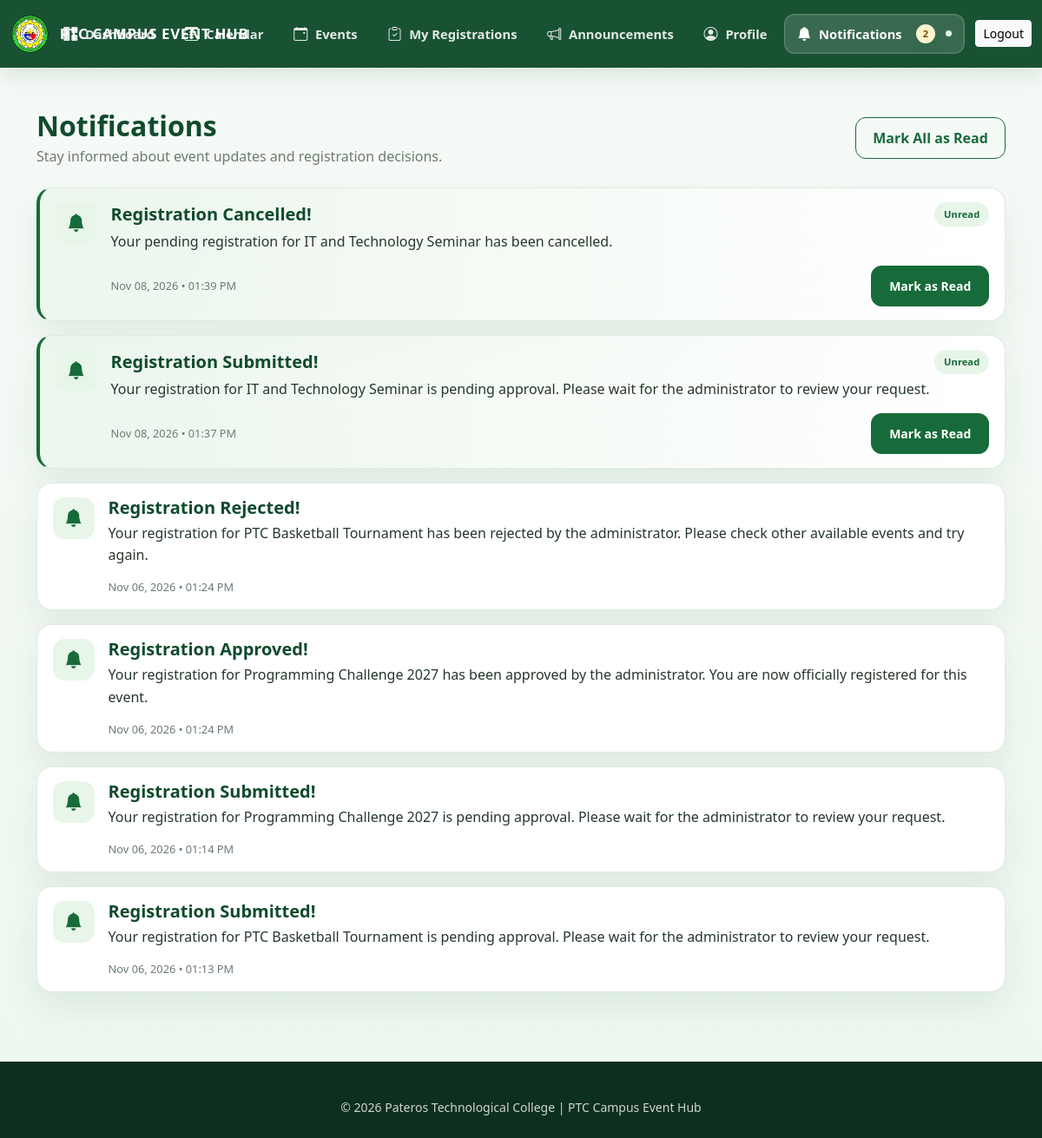
Page /student/notifications.php (signed in) on the committed database.
### tables this page shows
CREATE TABLE `notifications` (
  `id` int(11) NOT NULL,
  `user_id` int(11) NOT NULL,
  `title` varchar(255) NOT NULL,
  `message` text NOT NULL,
  `is_read` tinyint(1) NOT NULL DEFAULT 0,
  `created_at` timestamp NOT NULL DEFAULT current_timestamp()
);

### config/notifications.php (called while the page is built, shortened)
<?php
if (!function_exists('getUnreadNotificationCount')) {
    function getUnreadNotificationCount(PDO $pdo, int $userId): int
    {
        $stmt = $pdo->prepare("SELECT COUNT(*) FROM notifications WHERE user_id = ? AND is_read = 0");
        $stmt->execute([$userId]);
        return (int) $stmt->fetchColumn();
    }
}

### student/notifications.php (the view, shortened to what this page needs)
<?php
require_once "../config/database.php";
require_once "../config/notifications.php";
$userId = (int) $_SESSION["user_id"];
$unreadNotificationCount = getUnreadNotificationCount($pdo, $userId);
$notifications = $pdo->prepare(
    "SELECT * FROM notifications WHERE user_id = ? ORDER BY created_at DESC"
);
$notifications->execute([$userId]);
$notifications = $notifications->fetchAll();
?>
<!DOCTYPE html>
<html lang="en">
<head>
    <link href="https://cdn.jsdelivr.net/npm/bootstrap@5.3.3/dist/css/bootstrap.min.css" rel="stylesheet">
    <link rel="stylesheet" href="https://cdn.jsdelivr.net/npm/bootstrap-icons@1.11.3/font/bootstrap-icons.min.css">
    <link rel="stylesheet" href="../assets/css/ptc-style.css">
</head>
<body>
    <nav class="navbar navbar-expand-lg ptc-navbar student-navbar">
        <div class="container">
            <div class="student-navbar-inner">
                <div class="student-navbar-brand">
                    <a class="navbar-brand ptc-brand" href="dashboard.php" aria-label="PTC Campus Event Hub home">
                        <img src="../assets/images/ptc-logo.png" alt="Pateros Technological College logo">
                        <span class="brand-text">PTC CAMPUS EVENT HUB</span>
                    </a>
                </div>
                <div class="collapse navbar-collapse student-navbar-menu" id="studentNav">
                    <ul class="navbar-nav align-items-lg-center gap-lg-1">
                        <li class="nav-item"><a href="dashboard.php" class="student-nav-item nav-link" title="Dashboard"><i class="bi bi-grid-1x2-fill"></i><span>Dashboard</span></a></li>
                        <li class="nav-item"><a href="../calendar.php" class="student-nav-item nav-link" title="Calendar"><i class="bi bi-calendar3"></i><span>Calendar</span></a></li>
                        <li class="nav-item"><a href="events.php" class="student-nav-item nav-link" title="Events"><i class="bi bi-calendar-event"></i><span>Events</span></a></li>
                        <li class="nav-item"><a href="my-registrations.php" class="student-nav-item nav-link" title="My Registrations"><i class="bi bi-clipboard-check"></i><span>My Registrations</span></a></li>
                        <li class="nav-item"><a href="announcements.php" class="student-nav-item nav-link" title="Announcements"><i class="bi bi-megaphone"></i><span>Announcements</span></a></li>
                        <li class="nav-item"><a href="profile.php" class="student-nav-item nav-link" title="Profile"><i class="bi bi-person-circle"></i><span>Profile</span></a></li>
                        <li class="nav-item"><a href="notifications.php" class="student-nav-item nav-link active" title="Notifications"><i class="bi bi-bell-fill"></i><span>Notifications</span><?php if ($unreadNotificationCount > 0): ?><span class="notification-count"><?php echo $unreadNotificationCount; ?></span><?php endif; ?></a></li>
                        <li class="nav-item"><a href="../auth/logout.php" class="btn btn-light btn-sm ms-lg-2" title="Logout">Logout</a></li>
                    </ul>
                </div>
            </div>
        </div>
    </nav>
    <div class="container py-5">
        <div class="d-flex justify-content-between align-items-center mb-4 flex-wrap gap-3">
            <div>
                <h2 class="ptc-section-title mb-1">Notifications</h2>
                <p class="ptc-section-sub mb-0">Stay informed about event updates and registration decisions.</p>
            </div>
            <?php if (!empty($notifications)): ?>
                <form method="POST" class="d-inline">
                    <button type="submit" name="mark_all_read" value="1" class="btn btn-outline-green">Mark All as Read</button>
                </form>
            <?php endif; ?>
        </div>
        <?php if (!empty($notifications)): ?>
            <?php foreach ($notifications as $notification): ?>
                <div class="notification-card <?php echo (int) $notification["is_read"] === 0 ? "unread" : "read"; ?>">
                    <div class="notification-body">
                        <a href="my-registrations.php" class="notification-main-link" aria-label="View registration details">
                            <div class="notification-icon"><i class="bi bi-bell-fill"></i></div>
                            <div class="notification-content">
                                <div class="notification-top">
                                    <h5 class="notification-title"><?php echo htmlspecialchars($notification["title"]); ?></h5>
                                    <?php if ((int) $notification["is_read"] === 0): ?>
                                        <span class="notification-status">Unread</span>
                                    <?php endif; ?>
                                </div>
                                <p class="notification-message"><?php echo nl2br(htmlspecialchars($notification["message"])); ?></p>
                                <div class="notification-meta">
                                    <span><?php echo date("M d, Y • h:i A", strtotime($notification["created_at"])); ?></span>
                                    <?php if ((int) $notification["is_read"] === 0): ?>
                                        <form method="POST" class="d-inline">
                                            <button type="submit" name="mark_read" value="1" class="btn btn-sm btn-green">Mark as Read</button>
                                        </form>
                                    <?php endif; ?>
                                </div>
                            </div>
                        </a>
                    </div>
                </div>
            <?php endforeach; ?>
        <?php endif; ?>
    </div>
    <footer class="ptc-footer mt-3">
        <div class="container text-center">
            <small>© <?php echo date("Y"); ?> Pateros Technological College | PTC Campus Event Hub</small>
        </div>
    </footer>
</body>
</html>

### rows in the picture
notifications: title "Registration Cancelled!", is_read "Unread", message "Your pending registration for IT and Technology Seminar has been cancelled.", created_at "Nov 08, 2026 • 01:39 PM"
notifications: title "Registration Submitted!", is_read "Unread", message "Your registration for IT and Technology Seminar is pending approval. Please wait for the administrator to review your request.", created_at "Nov 08, 2026 • 01:37 PM"
notifications: title "Registration Rejected!", message "Your registration for PTC Basketball Tournament has been rejected by the administrator. Please check other available events and try again.", created_at "Nov 06, 2026 • 01:24 PM"
notifications: title "Registration Approved!", message "Your registration for Programming Challenge 2027 has been approved by the administrator. You are now officially registered for this event.", created_at "Nov 06, 2026 • 01:24 PM"
notifications: title "Registration Submitted!", message "Your registration for Programming Challenge 2027 is pending approval. Please wait for the administrator to review your request.", created_at "Nov 06, 2026 • 01:14 PM"
notifications: title "Registration Submitted!", message "Your registration for PTC Basketball Tournament is pending approval. Please wait for the administrator to review your request.", created_at "Nov 06, 2026 • 01:13 PM"

### other values in the picture
$unreadNotificationCount "2"
